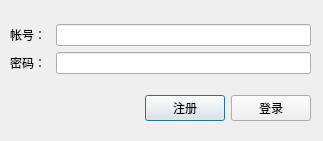
<?xml version="1.0" encoding="UTF-8"?>
<ui version="4.0">
 <class>LokiLoginDialog</class>
 <widget class="QDialog" name="LokiLoginDialog">
  <property name="geometry">
   <rect>
    <x>0</x>
    <y>0</y>
    <width>323</width>
    <height>141</height>
   </rect>
  </property>
  <property name="windowTitle">
   <string>Form</string>
  </property>
  <widget class="QWidget" name="layoutWidget">
   <property name="geometry">
    <rect>
     <x>10</x>
     <y>10</y>
     <width>301</width>
     <height>111</height>
    </rect>
   </property>
   <layout class="QVBoxLayout" name="verticalLayout">
    <item>
     <spacer name="verticalSpacer">
      <property name="orientation">
       <enum>Qt::Vertical</enum>
      </property>
      <property name="sizeHint" stdset="0">
       <size>
        <width>20</width>
        <height>18</height>
       </size>
      </property>
     </spacer>
    </item>
    <item>
     <layout class="QHBoxLayout" name="horizontalLayout_5">
      <item>
       <widget class="QLabel" name="idLabel">
        <property name="text">
         <string>帐号： </string>
        </property>
       </widget>
      </item>
      <item>
       <widget class="QLineEdit" name="_account"/>
      </item>
     </layout>
    </item>
    <item>
     <layout class="QHBoxLayout" name="horizontalLayout_6">
      <item>
       <widget class="QLabel" name="passwordLabel">
        <property name="text">
         <string>密码： </string>
        </property>
       </widget>
      </item>
      <item>
       <widget class="QLineEdit" name="_password"/>
      </item>
     </layout>
    </item>
    <item>
     <spacer name="verticalSpacer_2">
      <property name="orientation">
       <enum>Qt::Vertical</enum>
      </property>
      <property name="sizeHint" stdset="0">
       <size>
        <width>316</width>
        <height>18</height>
       </size>
      </property>
     </spacer>
    </item>
    <item>
     <layout class="QHBoxLayout" name="horizontalLayout">
      <item>
       <spacer name="horizontalSpacer">
        <property name="orientation">
         <enum>Qt::Horizontal</enum>
        </property>
        <property name="sizeHint" stdset="0">
         <size>
          <width>40</width>
          <height>20</height>
         </size>
        </property>
       </spacer>
      </item>
      <item>
       <widget class="QPushButton" name="_register">
        <property name="text">
         <string>注册</string>
        </property>
       </widget>
      </item>
      <item>
       <widget class="QPushButton" name="_login">
        <property name="text">
         <string>登录</string>
        </property>
       </widget>
      </item>
     </layout>
    </item>
   </layout>
  </widget>
 </widget>
 <resources/>
 <connections/>
</ui>
